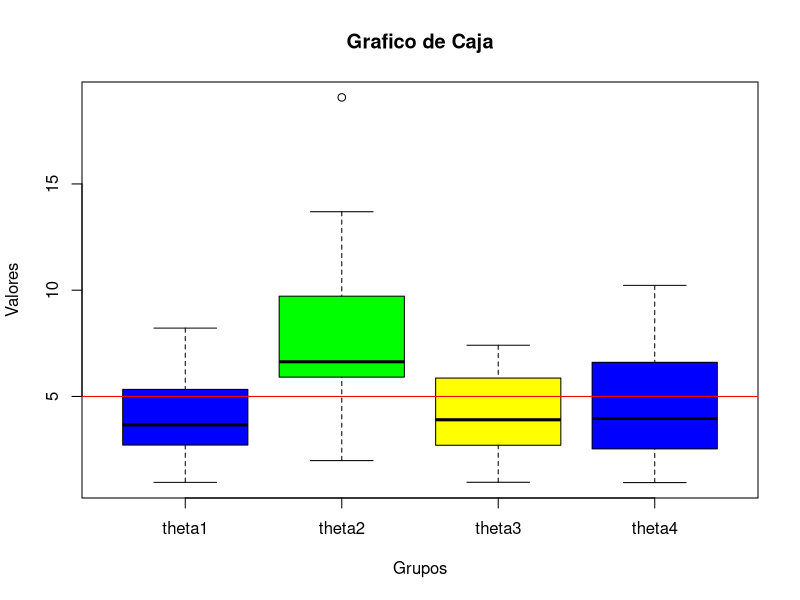
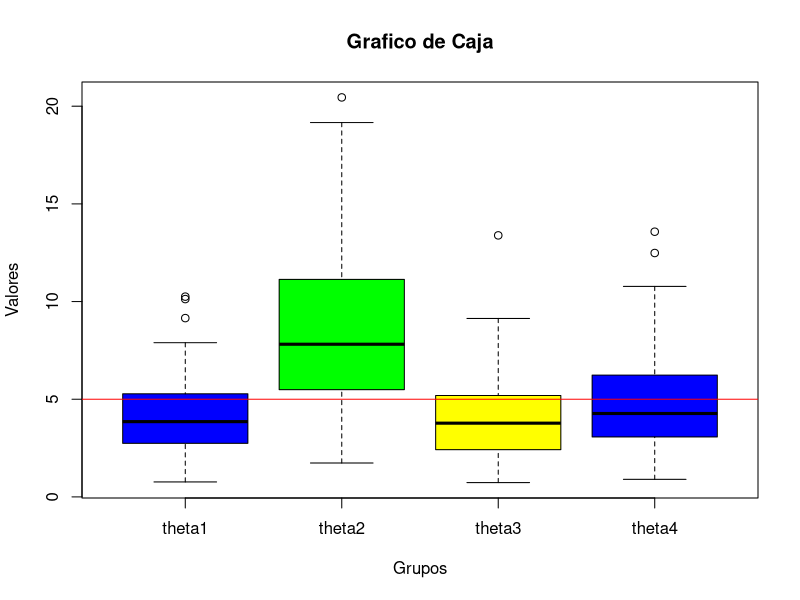
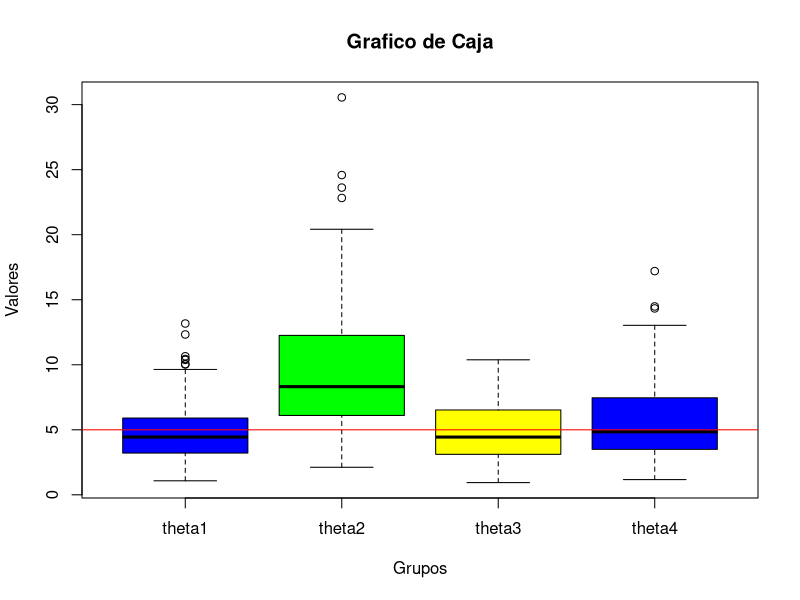
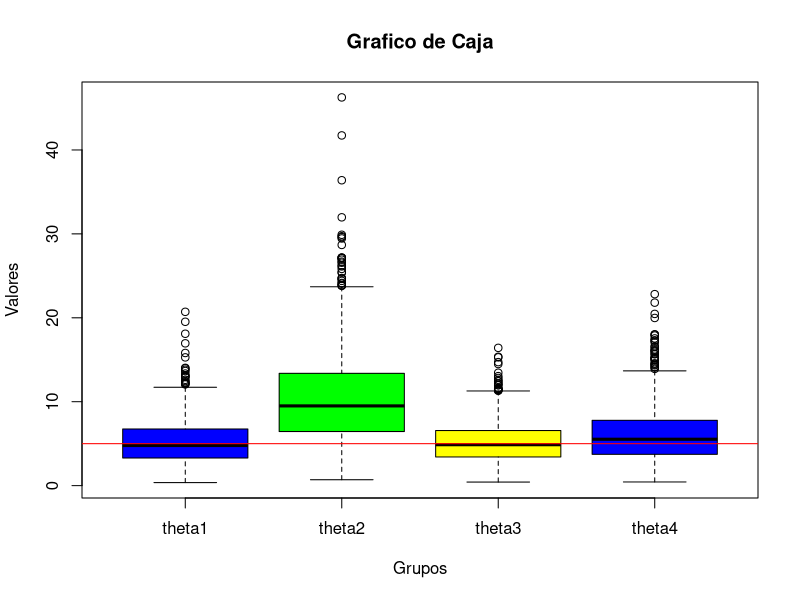
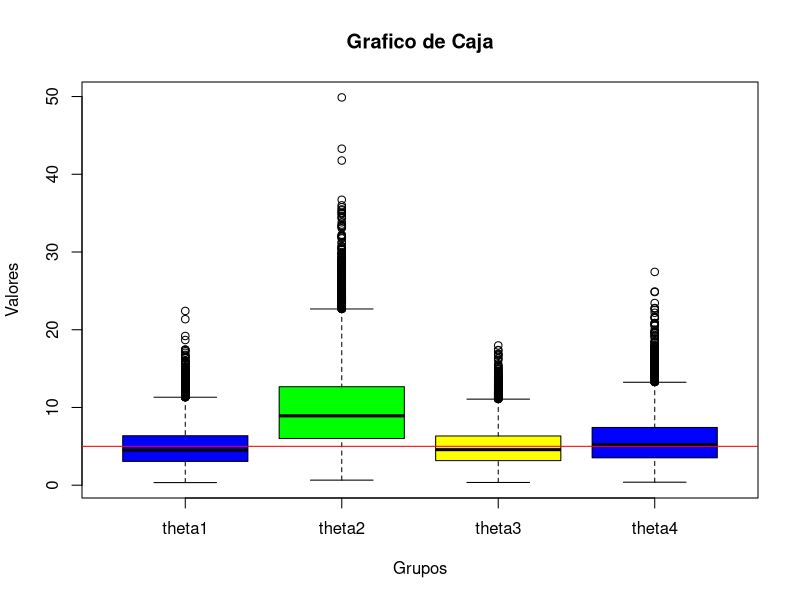
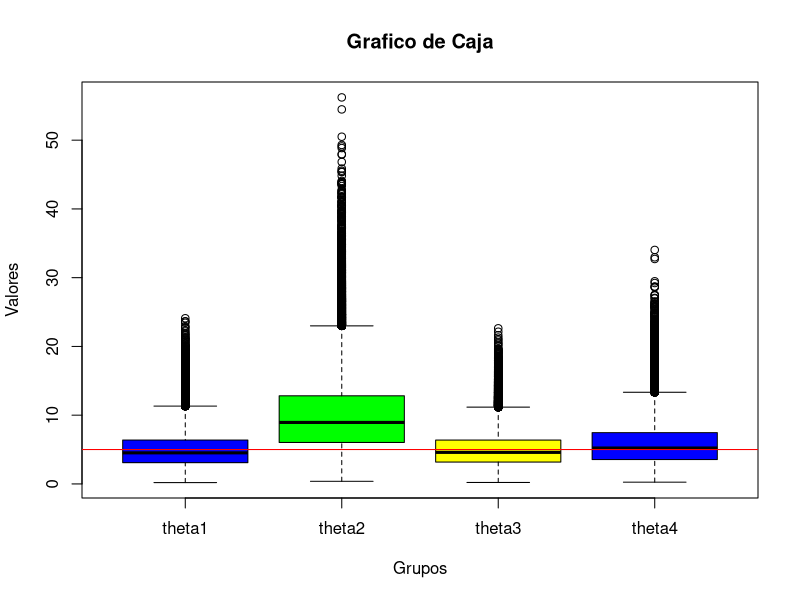

The R script that drew these images, in order:
## ---- chunk 1
knitr::opts_chunk$set(echo = TRUE)
## ---- chunk 2
muestras <- c(20, 50, 100, 1000, 10000, 100000)
lambda1 <- 1/5

calculo_estimadores <- function(muestra, lambda){

  x1 <- rexp(muestra, lambda)
  x2 <- rexp(muestra, lambda)
  x3 <- rexp(muestra, lambda)
  x4 <- rexp(muestra, lambda)
  
  base <- data.frame(x1, x2, x3, x4)
  
  #matriz_numerica <- as.matrix(base)
  #matriz_numerica
  
  fx1 <- function(x1, x2, x3, x4){
    return <- ((x1+x2)/6) + ((x3+x4)/3)
  }
  
  fx2 <- function(x1, x2, x3, x4){
    return <- ((x1+2*x2+3*x3+4*x4)/5)
  }
  
  fx3 <- function(x1, x2, x3, x4){
    return <- ((x1+x2+x3+x4)/4)
  }
  
  maximo <- apply(base, 1, max)
  minimo <- apply(base, 1, min)
  
  fx4 <- function(minimo, maximo){
    return <- (minimo + maximo)/2
  }
  
  theta1 <- fx1(x1, x2, x3, x4)
  theta2 <- fx2(x1, x2, x3, x4)
  theta3 <- fx3(x1, x2, x3, x4)
  theta4 <- fx4(minimo, maximo)
  
  estimadores <- data.frame(theta1, theta2, theta3, theta4)
  
  #boxplot(estimadores, las=1)
  #abline(h=5, col="red")
  
  boxplot(
    estimadores,
    col = c("blue", "green", "yellow"),  # Colores para los grupos
    border = "black",                 # Color del borde de las cajas
    main = "Grafico de Caja",         # Título principal
    xlab = "Grupos",                  # Etiqueta del eje X
    ylab = "Valores",                 # Etiqueta del eje Y
    notch = FALSE                      # Agregar muescas
  )
  abline(h=5, col="red")
  
matriz_numerica <- as.matrix(estimadores)
  
  media <- mean(matriz_numerica)
varianza <- var(matriz_numerica)
cat("media", media, "\n")
cat("varianza", varianza, "\n")

}
## ---- chunk 3
calculo_estimadores(muestras[1], lambda1)
## ---- chunk 4
calculo_estimadores(muestras[2], lambda1)
## ---- chunk 5
calculo_estimadores(muestras[3], lambda1)
## ---- chunk 6
calculo_estimadores(muestras[4], lambda1)
## ---- chunk 7
calculo_estimadores(muestras[5], lambda1)
## ---- chunk 8
calculo_estimadores(muestras[6], lambda1)
